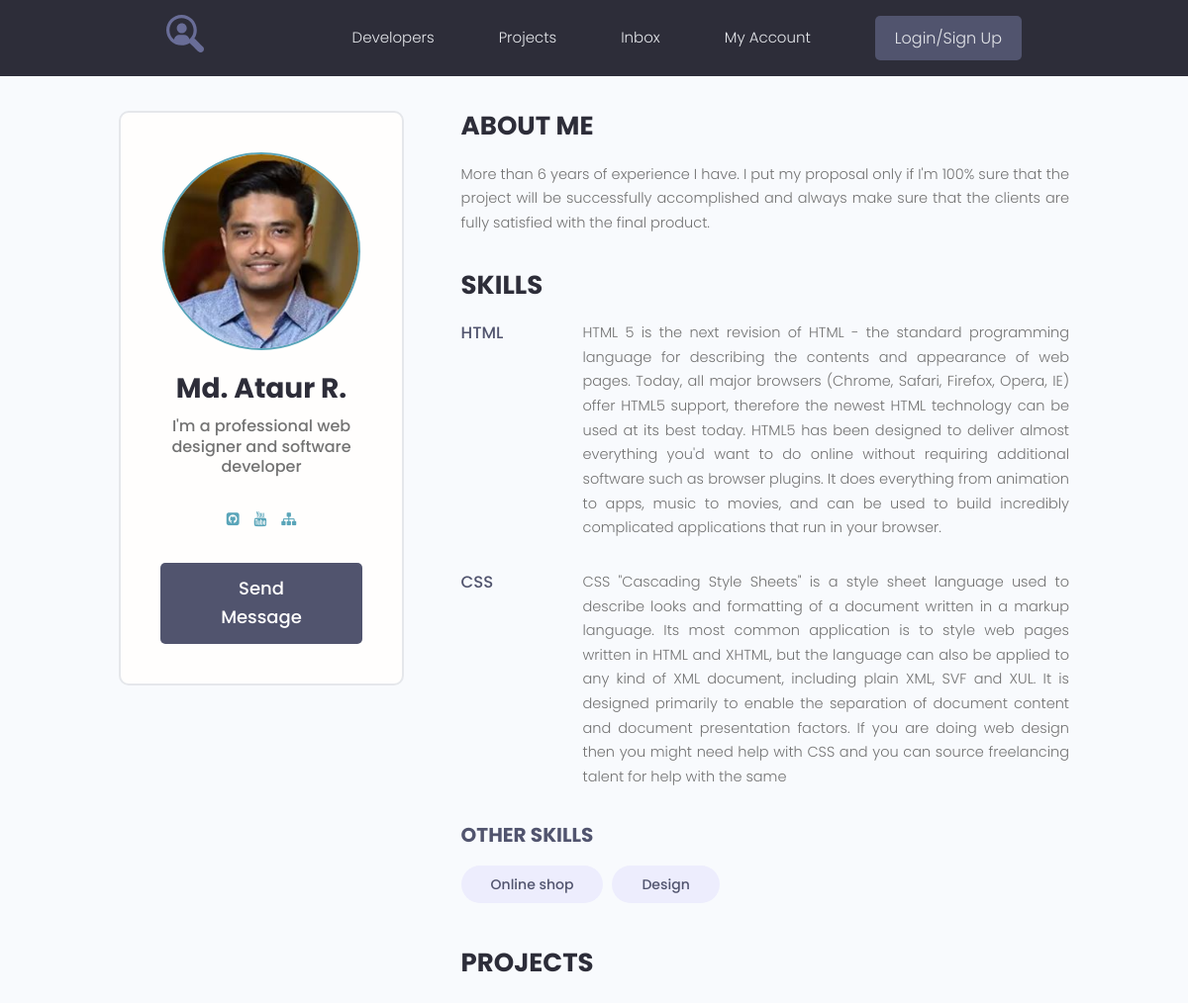
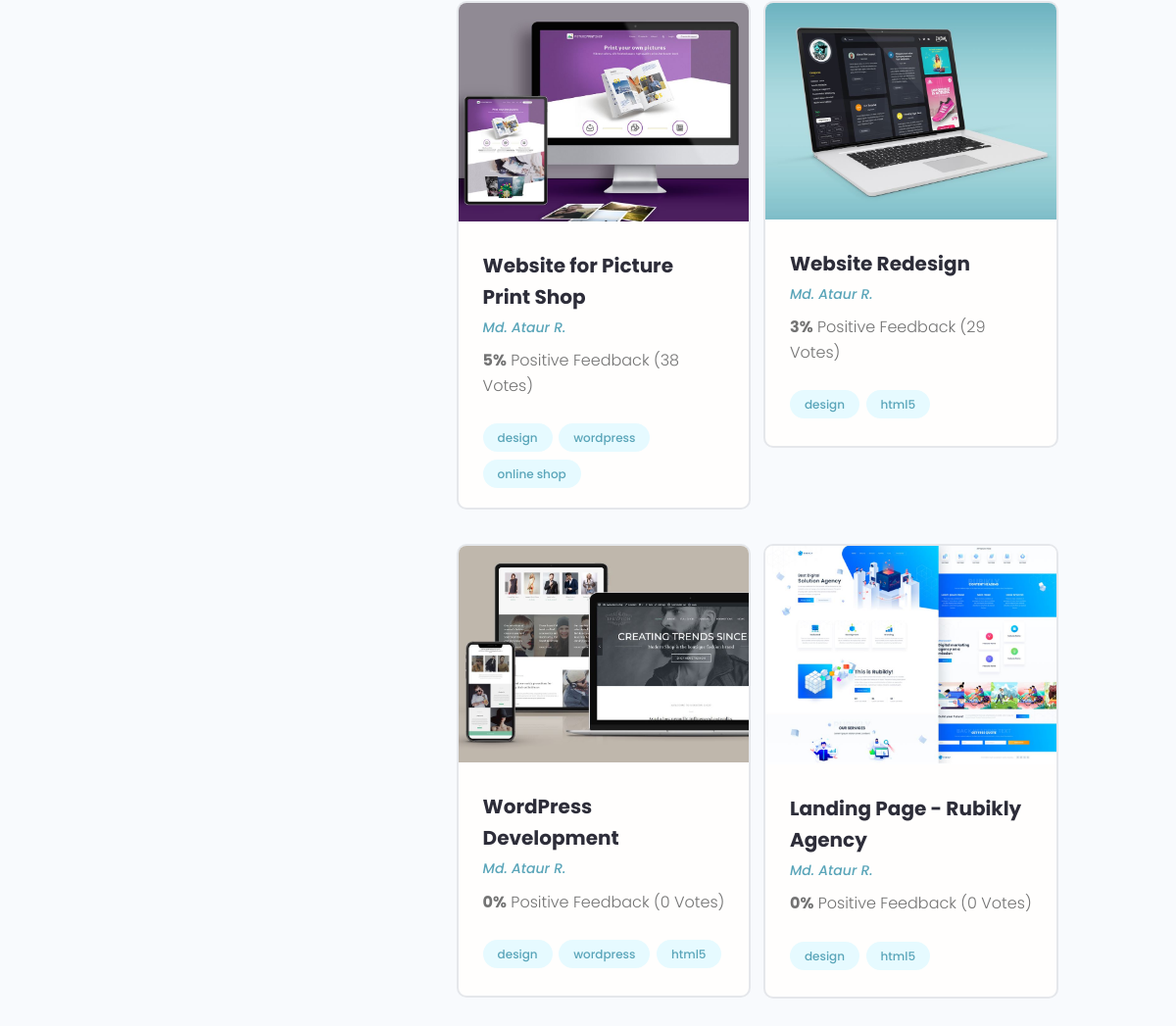
Page /profile/1/ on the committed database (2 pictures, top to bottom).
### users/models.py (models this page shows, shortened)
class Profile(models.Model):
    user = models.OneToOneField(User, on_delete=models.CASCADE, null=True, blank=True)
    name = models.CharField(max_length=200, blank=True, null=True)
    email = models.EmailField(max_length=200, blank=True, null=True)
    username = models.CharField(max_length=200, blank=True, null=True)
    short_info = models.CharField(max_length=200, blank=True, null=True)
    bio = models.TextField(blank=True, null=True)
    profile_image = models.ImageField(upload_to="profiles/", default="profiles/user-default.png")
    social_github = models.CharField(max_length=200, blank=True, null=True)
    social_youtube = models.CharField(max_length=200, blank=True, null=True)
    social_website = models.CharField(max_length=200, blank=True, null=True)
    created = models.DateTimeField(auto_now_add=True)

class Skill(models.Model):
    owner = models.ForeignKey(Profile, on_delete=models.CASCADE, blank=True, null=True)
    name = models.CharField(max_length=200, blank=True, null=True)
    description = models.TextField(blank=True, null=True)
    created = models.DateTimeField(auto_now_add=True)
    def __str__(self):
        return self.name

### projects/models.py (models this page shows, shortened)
class Project(models.Model):
    owner = models.ForeignKey(Profile, on_delete=models.SET_NULL, blank=True, null=True)
    title = models.CharField(max_length=200)
    description = models.TextField(blank=True, null=True)
    featured_image = models.ImageField(blank=True, null=True, upload_to='projects/%Y/%m/%d/', default='default.jpg')
    demo_link = models.CharField(max_length=200, blank=True, null=True)
    source_link = models.CharField(max_length=200, blank=True, null=True)
    tags = models.ManyToManyField('Tag', blank=True)
    vote_total = models.IntegerField(default=0)
    vote_ratio = models.IntegerField(default=0)
    created = models.DateTimeField(auto_now_add=True)

class Tag(models.Model):
    name = models.CharField(max_length=200)
    created = models.DateTimeField(auto_now_add=True)
    def __str__(self):
        return self.name

### users/views.py (the view)
# urls.py: path('profile/<str:pk>/', views.user_profile, name="user_profile"),
def user_profile(request, pk):
    prof = Profile.objects.get(id=pk)
    top_skill = prof.skill_set.exclude(description__exact="")
    other_skills = prof.skill_set.filter(description="")
    context = {
        'profile': prof,
        'top_skills': top_skill,
        'other_skills': other_skills
    }
    return render(request, 'users/profile.html', context)

### users/templates/users/profile.html
{% extends 'projects/base.html' %}
{% block content %}
<main class="profile my-md">
    <div class="container">
      <div class="layout">
        <div class="column column--1of3">
          <div class="card text-center">
            <div class="card__body dev">
              <img class="avatar avatar--xl" src="{{ profile.profile_image.url }}" />
              <h2 class="dev__name">{{ profile.name }}</h2>
              <p class="dev__title">{{ profile.short_info }}</p>
              <ul class="dev__social">
                {% if profile.social_github %}
                <li>
                  <a title="Github" href="{{ profile.social_github }}" target="_blank"><i class="fa fa-github-square"></i></a>
                </li>
                {% endif %}
                {% if profile.social_youtube %}
                <li>
                  <a title="Youtube" href="{{ profile.social_youtube }}" target="_blank"><i class="fa fa-youtube"></i></a>
                </li>
                {% endif %}
                {% if profile.social_website %}
                <li>
                  <a title="Personal Website" href="{{ profile.social_website }}" target="_blank"><i class="fa fa-sitemap"></i></a>
                </li>
                {% endif %}
              </ul>
              <a href="#" class="btn btn--sub btn--lg">Send Message </a>
            </div>
          </div>
        </div>
        <div class="column column--2of3">
          <div class="devInfo">
            <h3 class="devInfo__title">About Me</h3>
            <p class="devInfo__about">
              {{ profile.bio }}
            </p>
          </div>
          <div class="devInfo">
            <h3 class="devInfo__title">Skills</h3>
            <div class="devInfo__skills">
            {% for skill in top_skills %}
              <div class="devSkill">
                <h4 class="devSkill__title">{{ skill.name }}</h4>
                <p class="devSkill__info">
                 {{ skill.description }}
                </p>
              </div>
            {% endfor %}
              <h3 class="devInfo__subtitle">Other Skills</h3>
              <div class="devInfo__otherSkills">
                {% for skill in other_skills %}
                <span class="tag tag--pill tag--sub tag--lg">
                  <small>{{ skill }}</small>
                </span>
                {% endfor %}
              </div>
            </div>
          </div>
          <div class="devInfo">
            <h3 class="devInfo__title">Projects</h3>
            <div class="grid grid--two">
            {% for project in profile.project_set.all %}
              <div class="column">
                <div class="card project">
                  <a href="{% url 'project' project.id %}" class="project">
                    <img class="project__thumbnail" src="{{ project.featured_image.url }}" alt="project thumbnail" />
                    <div class="card__body">
                      <h3 class="project__title">{{ project.title }}</h3>
                      <p><a class="project__author" href="{% url 'user_profile' project.owner.id %}">{{project.owner.name}}</a></p>
                      <p class="project--rating">
                        <span style="font-weight: bold;">{{ project.vote_ratio }}%</span> Positive
                        Feedback ({{ project.vote_total }} Vote{{ project.vote_total|pluralize:"s" }})
                      </p>
                      <div class="project__tags">
                        {% for tag in project.tags.all %}
                        <span class="tag tag--pill tag--main">
                          <small>{{ tag }}</small>
                        </span>
                        {% endfor %}
                      </div>
                    </div>
                  </a>
                </div>
              </div>
            {% endfor %}
            </div>
          </div>
        </div>
      </div>
    </div>
  </main>
{% endblock %}

### projects/static/styles/app.css (style rules this page uses)
:root { --color-sub: #2d2d39; }
.btn--sub { background-color: var(--color-sub-light); }
.card { border: 2px solid var(--color-light); }
img { width: 100%; }
.profile .card > .dev { padding: 4rem; }
.dev__name { color: var(--color-sub); font-size: 2.8rem; font-weight: 700; margin-top: 1rem; margin-bottom: 0.5rem; }
.dev__title { font-size: 1.6rem; font-weight: 500; line-height: 1.3; }
.dev__social { margin: 3rem 0; list-style: none; display: flex; justify-content: center; gap: 1.5rem; }
.devInfo { margin-bottom: 3rem; }
.devInfo__title, .devInfo__subtitle { font-size: 2.6rem; color: var(--color-sub); text-transform: uppercase; font-weight: 700; margin-bottom: 1.5rem; }
.devInfo__subtitle { font-size: 2rem; color: var(--color-sub-light); }
.devInfo__about, .devSkill__info { font-size: 1.45rem; line-height: 1.7; text-align: justify; }
.devSkill { margin-bottom: 3rem; }
.devSkill__title { font-size: 1.65rem; font-weight: 500; color: var(--color-sub-light); }
@media screen and (min-width: 700px) { .devSkill { display: flex; justify-content: space-between; gap: 3rem; } }
@media screen and (min-width: 700px) { .devSkill__info { flex-basis: 80%; } }
.project__author { font-size: 1.4rem; font-style: italic; }
.project--rating { margin-bottom: 1.6em; margin-top: .5em; }
.project__thumbnail { object-fit: cover; object-position: top center; width: 100%; }
.project__title { font-size: 2rem; font-weight: 700; color: var(--color-sub); }

### projects/static/uikit/styles/modules/_variables.css (style rules this page uses)
:root { --color-main: #5aa5b9; --color-main-light: #e6faff; --color-sub: #3f4156; --color-sub-light: #51546e; --color-sub-lighter: #ededfd; --color-text: #737373; --color-gray: #8b8b8b; --color-light: #e5e7eb; --color-light-gray: #767676; --color-bg: #f8fafd; --color-white: #fffefd; --color-white-light: #f3f3f3; --color-success: #359e64; --color-success-bg: #def8e8; --color-error: #fc4b0b; --color-error-bg: #fff2ee; --font-base: 'Poppins', arial, helvetica, 'Segoe UI', roboto, ubuntu, sans-serif; --font-monospace: 'Fira Code', 'Courier New', courier, monospace; --font-regular: 300; --font-medium: 500; --font-bold: 700; --generic-shadow: 1px 1px 5px #00000010; --generic-transition: all 0.3s ease-in-out; }

### projects/static/uikit/styles/modules/_base.css (style rules this page uses)
* { margin: 0; padding: 0; box-sizing: border-box; text-rendering: optimizeLegibility; color: inherit; font-size: inherit; }
html { font-size: 50%; }
@media only screen and (min-width: 480px) { html { font-size: 56.25%; } }
@media only screen and (min-width: 1200px) { html { font-size: 62.5%; } }
body { line-height: 1.6; font-weight: 400; font-size: 1.5rem; color: var(--color-text); background-color: var(--color-bg); min-height: 100vh; }

### projects/static/uikit/styles/modules/_typography.css (style rules this page uses)
* { font-family: var(--font-base); }
h2 { font-size: 3.6rem; font-weight: var(--font-bold); }
h3 { font-size: 3.2rem; font-weight: var(--font-medium); }
h4 { font-size: 2.8rem; font-weight: var(--font-medium); }
p, span, strong { font-size: 1.6rem; color: var(--color-text); font-weight: var(--font-regular); }
a { padding-bottom: 2px; text-decoration: none; display: inline-block; color: var(--color-main); font-weight: var(--font-medium); }

### projects/static/uikit/styles/modules/_utilities.css (style rules this page uses)
.container { width: 92%; max-width: 165rem; margin: 0 auto; box-sizing: border-box; }
@media screen and (min-width: 1000px) { .container { width: 90%; } }
@media screen and (min-width: 1200px) { .container { width: 80%; } }
.text-center { text-align: center; }
.my-md { margin: 3rem auto; }

### projects/static/uikit/styles/modules/_avatar.css (style rules this page uses)
.avatar { border-radius: 50%; border: 2px solid var(--color-main); object-fit: cover; }
.avatar--xl { height: 20rem; width: 20rem; }

### projects/static/uikit/styles/modules/_button.css (style rules this page uses)
.btn { display: inline-block; position: relative; cursor: pointer; background-color: var(--color-light); font-weight: var(--font-medium); color: var(--color-sub); text-decoration: none; padding: 1rem 2rem; border-radius: 0.5rem; border: none; width: -webkit-fit-content; width: -moz-fit-content; width: fit-content; height: -webkit-fit-content; height: -moz-fit-content; height: fit-content; font-size: 1.6rem; outline-width: 0; outline-color: transparent; -webkit-backface-visibility: hidden; backface-visibility: hidden; transition: all 0.3s ease-in-out; }
.btn--sub { background-color: var(--color-sub); color: var(--color-white); }
.btn--lg { font-size: 1.8rem; padding: 1.2rem 4.5rem; }

### projects/static/uikit/styles/modules/_card.css (style rules this page uses)
.card { border-radius: 1rem; background-color: var(--color-white); border: 1.5px solid var(--color-light); width: auto; height: auto; margin-top: 0.5rem; margin-bottom: 0.5rem; overflow: hidden; }
.card__body, .card__header { padding: 2rem 2.5rem; }

### rows in the picture
Profile: profile_image (picture), name "Md. Ataur R.", short_info "I'm a professional web designer and software developer", bio "More than 6 years of experience I have. I put my proposal only if I'm 100% sure that the project will be successfully accomplished and always make sure that the clients are fully satisfied with the final product."
Skill: name "HTML", description "HTML 5 is the next revision of HTML - the standard programming language for describing the contents and appearance of web pages. Today, all major browsers (Chrome, Safari, Firefox, Opera, IE) offer HTML5 support, therefore the newest HTML technology can be used at its best today. HTML5 has been designed to deliver almost everything you'd want to do online without requiring additional software such as browser plugins. It does everything from animation to apps, music to movies, and can be used to build incredibly complicated applications that run in your browser."
Skill: name "CSS", description "CSS \"Cascading Style Sheets\" is a style sheet language used to describe looks and formatting of a document written in a markup language. Its most common application is to style web pages written in HTML and XHTML, but the language can also be applied to any kind of XML document, including plain XML, SVF and XUL. It is designed primarily to enable the separation of document content and document presentation factors. If you are doing web design then you might need help with CSS and you can source freelancing talent for help with the same"
Skill: name "Online shop"
Skill: name "Design"
Project: featured_image (picture), title "Website for Picture Print Shop", owner.name "Md. Ataur R.", vote_ratio "5", vote_total "38"
Tag: name "design"
Tag: name "wordpress"
Tag: name "online shop"
Project: featured_image (picture), title "Website Redesign", owner.name "Md. Ataur R.", vote_ratio "3", vote_total "29"
Tag: name "html5"
Project: featured_image (picture), title "WordPress Development", owner.name "Md. Ataur R.", vote_ratio "0", vote_total "0"
Project: featured_image (picture), title "Landing Page - Rubikly Agency", owner.name "Md. Ataur R.", vote_ratio "0", vote_total "0"
